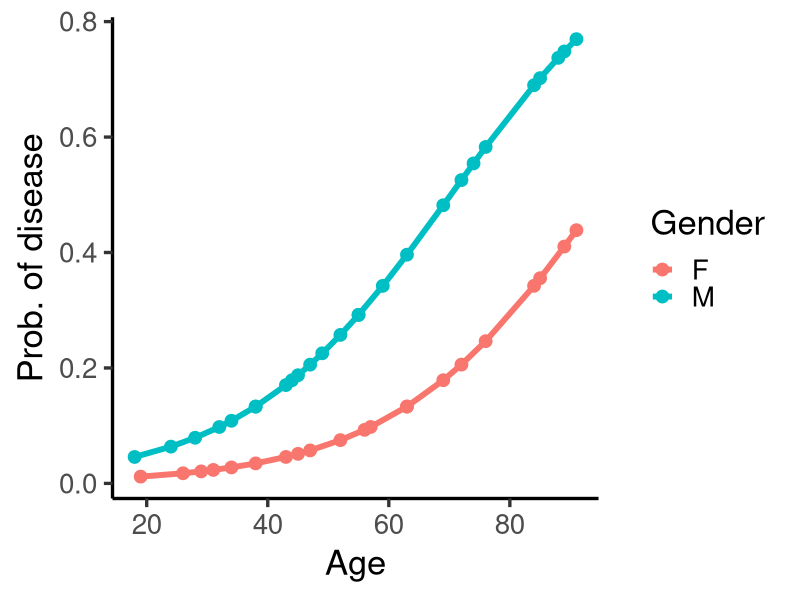
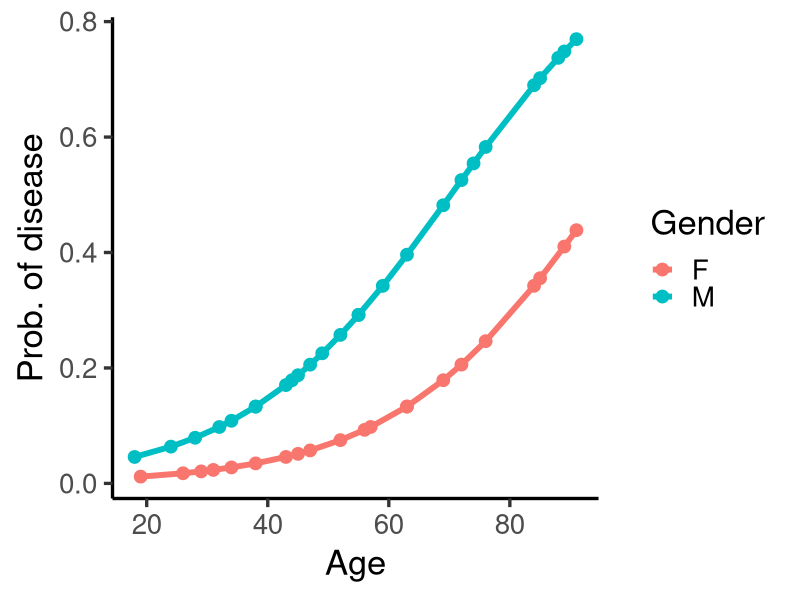

These charts were generated, in order, by the following R code:
# Script: Logistic_Regression_Analysis.R
# Description: This script performs logistic regression to model disease probability 
# based on age and gender.

# Load necessary library
library(ggplot2)

# Flag to control image generation
generate_pdf <- TRUE  # Set to TRUE to save the plot

# Generate dataset
set.seed(999)
gender <- c(rep("M", 26), rep("F", 21))
age <- c(18, 24, 28, 32, 34, 38, 38, 43, 44, 45, 47, 49, 52, 55, 55, 59, 63, 69, 72, 
         74, 76, 84, 85, 88, 89, 91, 19, 26, 29, 31, 34, 38, 43, 45, 47, 52, 56, 57, 
         63, 63, 69, 72, 76, 84, 85, 89, 91)
disease <- c(0, 0, 0, 0, 1, 0, 0, 0, 0, 0, 0, 1, 0, 0, 1, 0, 0, 0, 1, 0, 1, 1, 1, 0, 1, 1, 
             0, 0, 0, 0, 0, 0, 0, 1, 0, 0, 0, 0, 0, 0, 0, 0, 0, 0, 1, 0, 1)
patients <- data.frame(age, gender, disease)

# Logistic regression model: Disease ~ Age + Gender
mod1 <- glm(data = patients, disease ~ age + gender, family = binomial)
summary(mod1)

# Prepare new data with predicted probabilities
patients$Gender <- as.factor(patients$gender)
new_data <- patients
new_data$vs <- predict(mod1, newdata = patients, type = "response")

# Plot logistic regression results
logistic_plot <- ggplot(data = new_data, 
                        aes(x = age, y = vs, color = Gender)) +
  theme_classic(base_size = 25) +
  geom_line(data = new_data, size = 2) +
  geom_point(size = 4) +
  xlab("Age") +
  ylab("Prob. of disease")

# Save plot if enabled
if (generate_pdf) {
  ggsave("plots/logistic_plot.png", plot = logistic_plot, width = 8, height = 8)
}

# Display 
logistic_plot

# Print model summary
print(summary(mod1))
